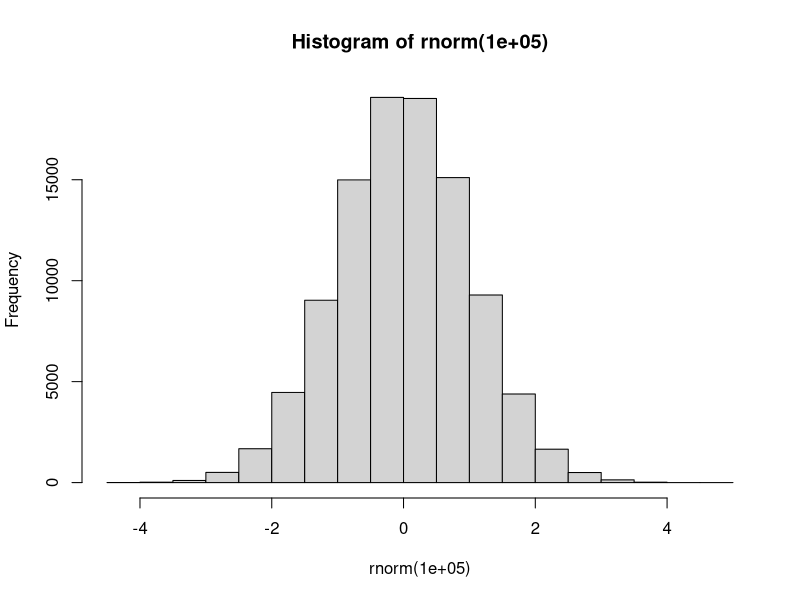
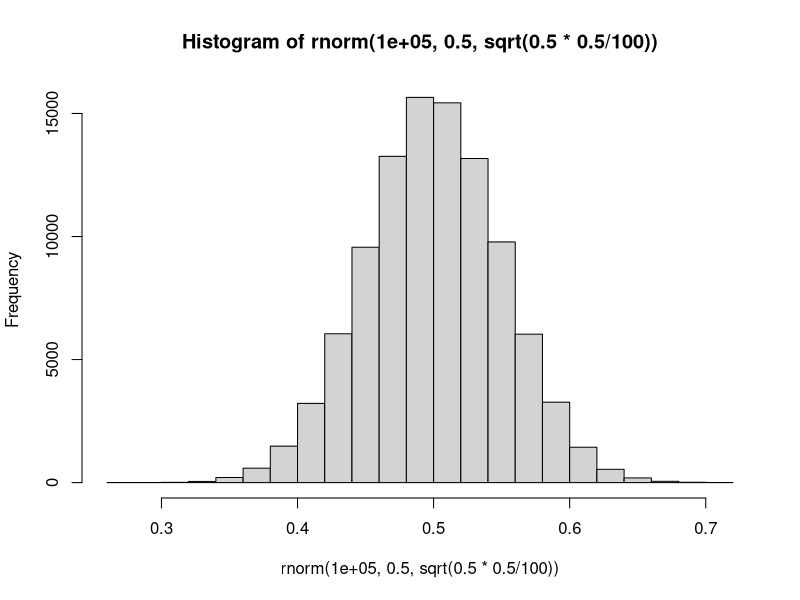
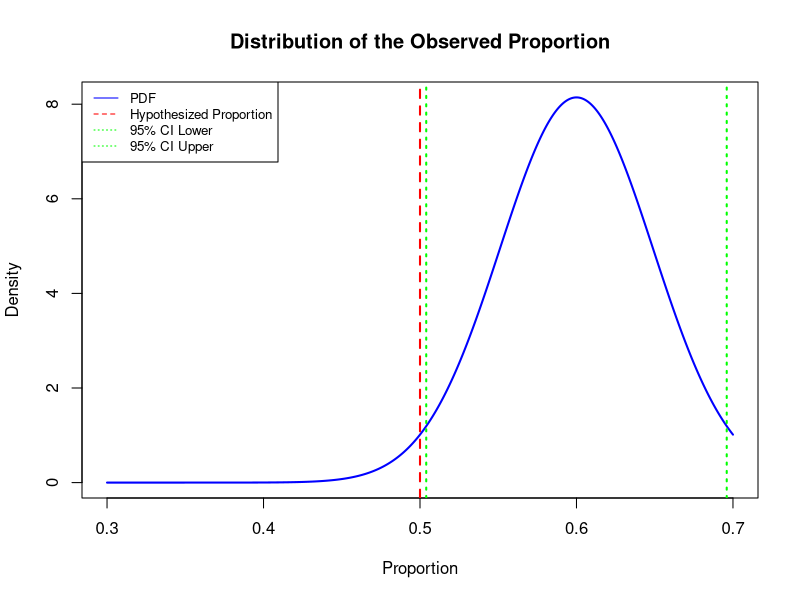
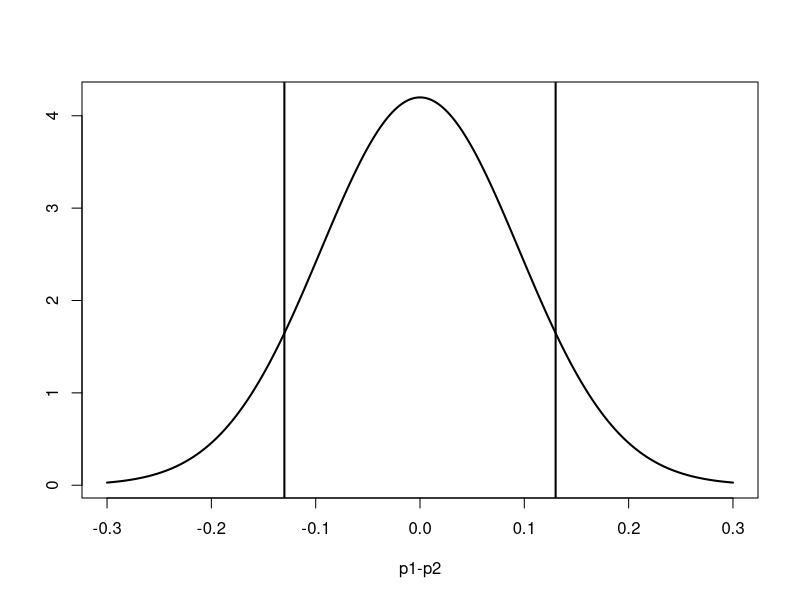

Write the R code that produced these figures, in order.
## ---- chunk 1
#| echo: false
#| message: false
library(tidyverse)
## ---- chunk 2
p <- 0.6  # Sample proportion
n <- 100  # Sample size
SE <- sqrt(p * (1 - p) / n) # standard error

# 95% Confidence Interval for the observed proportion
alpha <- 0.05
cv <- qnorm(1 - alpha / 2) # critical value
CI_lower <- p - cv * SE
CI_upper <- p + cv * SE
cat(CI_lower, CI_upper)
## ---- chunk 3
hist(rnorm(100000))
qnorm(1 - alpha / 2)
## ---- chunk 4
# two-sided alternative
# 2 * (1 - pnorm(p, pi, se))
2*(1-pnorm(0.60,0.5,sqrt(0.5*0.5/100)))
# 2*(pnorm(0.40,0.5,sqrt(0.5*0.5/100)))
hist(rnorm(100000, 0.5,sqrt(0.5*0.5/100)))
## ---- chunk 5
# Hypothesis test variables from the previous chunk
pi_0 <- 0.5  # Hypothesized proportion
x <- seq(0.3, 0.7, length = 1000) # range of x values
y <- dnorm(x, mean = p, sd = SE) # sampling distribution: Normal Distribution based on sample proportion and SE

# PDF
plot(x, y, type = "l", lwd = 2, col = "blue", main = "Distribution of the Observed Proportion", xlab = "Proportion", ylab = "Density")
abline(v = pi_0, col = "red", lwd = 2, lty = 2)

# Confidence Interval
abline(v = CI_lower, col = "green", lwd = 2, lty = 3)
abline(v = CI_upper, col = "green", lwd = 2, lty = 3)

# Adding legends
legend("topleft", legend=c("PDF", "Hypothesized Proportion", "95% CI Lower", "95% CI Upper"), 
       col=c("blue", "red", "green", "green"), lty = c(1, 2, 3, 3), cex=0.8)


## ---- chunk 6
p1 <- 11 / (11 + 39)
p2 <- 14 / (14 + 26)
n1 <- 11 + 39
n2 <- 14 + 26
point_estimate <- p1 - p2
point_estimate
## ---- chunk 7
cv <- qnorm(0.95)
cv
## ---- chunk 8
se <- sqrt( (p1 * (1-p1) / n1) + (p2 * (1-p2) / n2) ) 
se
## ---- chunk 9
point_estimate - cv * se
point_estimate + cv * se
## ---- chunk 10
p_pooled <- (p1*n1 + p2*n2) / (n1+n2)
p_pooled
## ---- chunk 11
se <- sqrt( (p_pooled * (1-p_pooled) / n1) + (p_pooled * (1-p_pooled) / n2) )
se
## ---- chunk 12
point_estimate
z <- (point_estimate - 0) / se
pnorm(z)
pnorm(z) * 2
## ---- chunk 13
#| echo: false
x <- seq(-.3, .3, length = 1000)
y <- dnorm(x, mean = 0, sd = se)
plot(x, y, type = "l", lwd = 2, xlab = 'p1-p2', ylab = '')
abline(v = point_estimate, lwd = 2, lty = 1)
abline(v = -point_estimate, lwd = 2, lty = 1)
